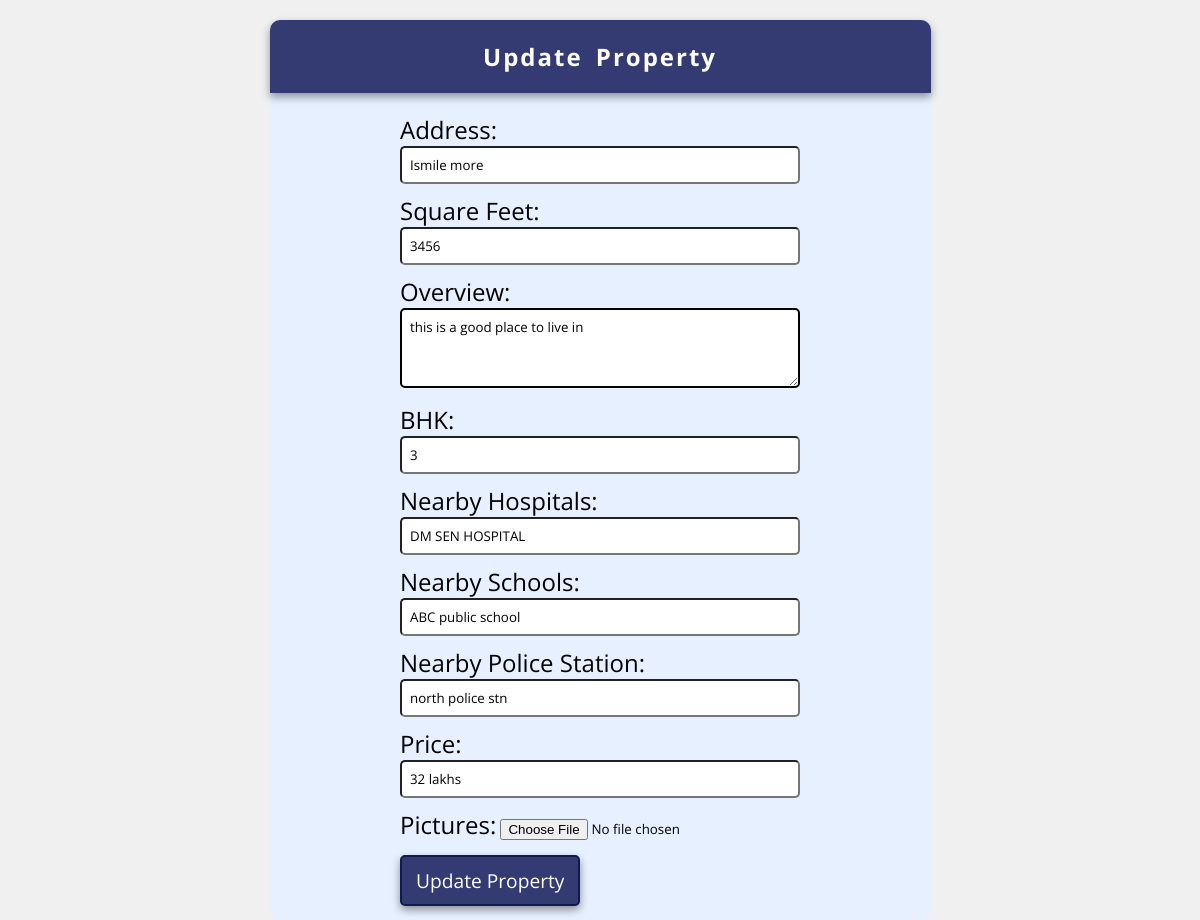
Page /update/9/ on the earlier database version.
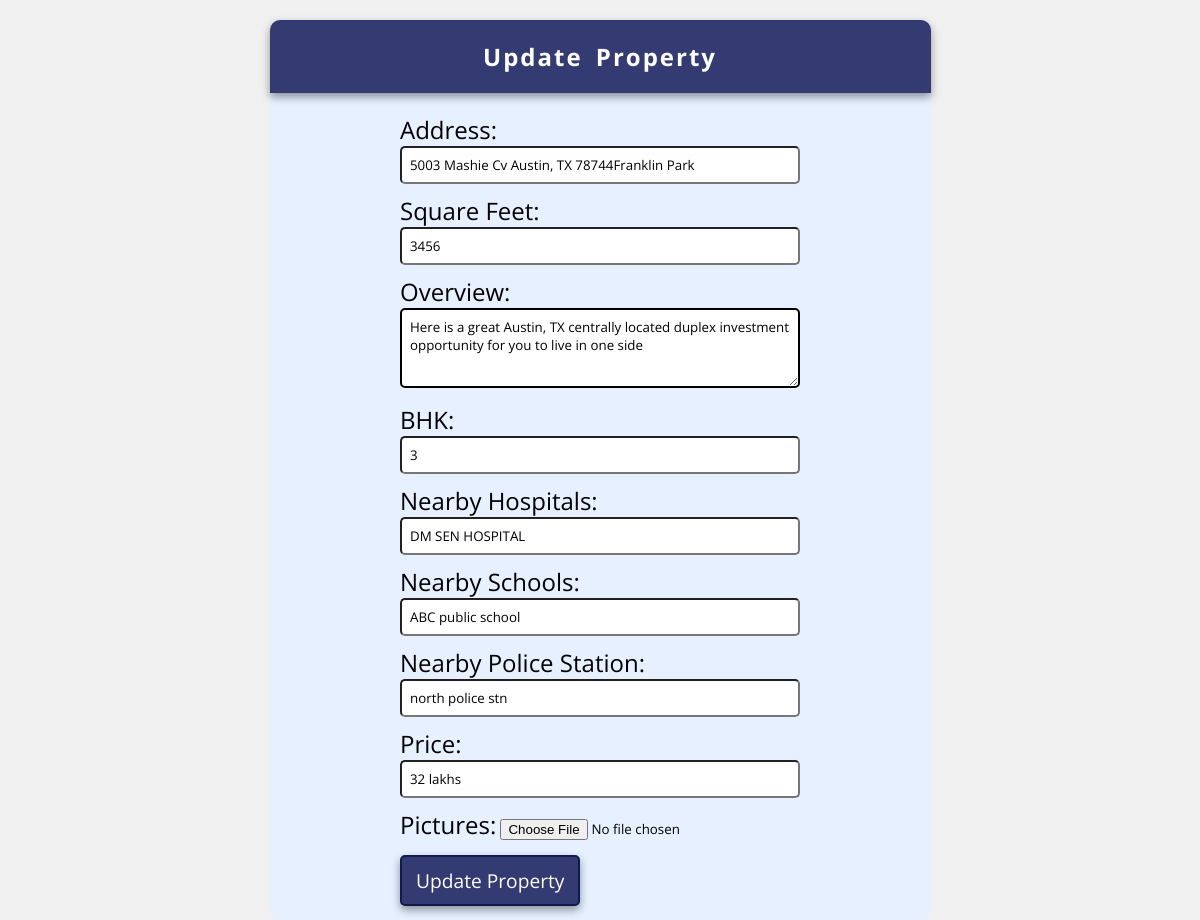
Same page on the later database version.
### property_form/models.py (models this page shows, shortened)
class Property(models.Model):
    STATUS_CHOICES = (
        ('available', 'Available'),
        ('sold', 'Sold'),
    )
    seller = models.ForeignKey(Seller, on_delete=models.CASCADE)
    is_featured = models.BooleanField(default=False)
    address = models.CharField(max_length=200)
    square_feet = models.PositiveIntegerField()
    overview = models.TextField()
    bhk = models.CharField(max_length=10)
    nearby_hospitals = models.CharField(max_length=100)
    nearby_schools = models.CharField(max_length=100)
    nearby_police_station = models.CharField(max_length=100)
    price = models.CharField(max_length=20)
    pictures = models.ImageField(upload_to='property_images/')
    status = models.CharField(max_length=20, choices=STATUS_CHOICES, default='available')
    class Meta:
        verbose_name_plural = "properties"

### property_form/views.py (the view, shortened to what this page needs)
# urls.py: path('update/<int:property_id>/', views.update_property, name='update_property'),
def update_property(request, property_id):
    property_obj = Property.objects.get(id=property_id)
    context = {'property': property_obj}
    return render(request, 'property_form/property_update.html', context)

### property_form/templates/property_form/property_update.html (shortened to what this page needs)
{% extends 'property_form/layout.html' %}
{% block body %}
<div class="card">
    <div class="card-header">
      <h2>Update Property</h2>
    </div>
    <div class="card-body">
      <form class="form-container" method="POST" enctype="multipart/form-data">
        <label for="address">Address:</label>
        <input type="text" id="address" name="address" class="form-input" value="{{ property.address }}" required>
        <label for="square_feet">Square Feet:</label>
        <input type="text" id="square_feet" name="square_feet" class="form-input" value="{{ property.square_feet }}" required>
        <label for="overview">Overview:</label>
        <textarea id="overview" name="overview" class="form-textarea" required>{{ property.overview }}</textarea>
        <label for="bhk">BHK:</label>
        <input type="text" id="bhk" name="bhk" class="form-input" value="{{ property.bhk }}" required>
        <label for="nearby_hospitals">Nearby Hospitals:</label>
        <input type="text" id="nearby_hospitals" name="nearby_hospitals" class="form-input" value="{{ property.nearby_hospitals }}" required>
        <label for="nearby_schools">Nearby Schools:</label>
        <input type="text" id="nearby_schools" name="nearby_schools" class="form-input" value="{{ property.nearby_schools }}" required>
        <label for="nearby_police_station">Nearby Police Station:</label>
        <input type="text" id="nearby_police_station" name="nearby_police_station" class="form-input" value="{{ property.nearby_police_station }}" required>
        <label for="price">Price:</label>
        <input type="text" id="price" name="price" class="form-input" value="{{ property.price }}" required>
        <label for="pictures">Pictures:</label>
        <input type="file" id="pictures" name="pictures" class="form-file" accept="image/*">
        <button type="submit" class="form-submit-btn">Update Property</button>
      </form>
    </div>
  </div>
{% endblock %}

Differences in the rows shown:
changed Property "DM SEN HOSPITAL": address "Ismile more" → "5003 Mashie Cv Austin, TX 78744Franklin Park"; overview "this is a good place to live in" → "Here is a great Austin, TX centrally located duplex investment opportunity for you to live in one side"
